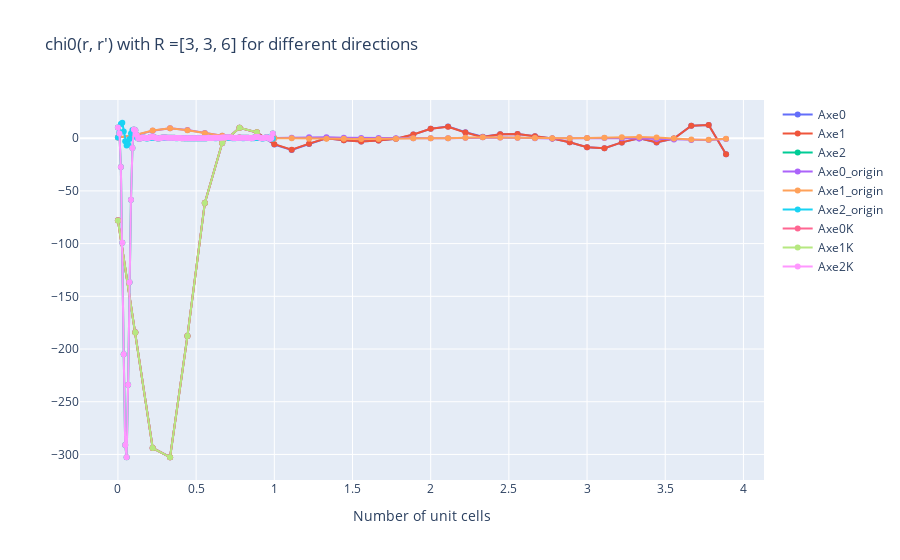

Notebook cell for this chart:
### Code cell
trace1 = go.Scatter(
                    x = X1_2D,
                    y = Y1_2D,
                    mode = "lines+markers",
                    name = "Axe0"
                    )

trace2 = go.Scatter(
                    x = X2_2D,
                    y = Y2_2D,
                    mode = "lines+markers",
                    name = "Axe1"
                    )

trace3 = go.Scatter(
                    x = X3_2D,
                    y = Y3_2D,
                    mode = "lines+markers",
                    name = "Axe2"
                    )

trace4 = go.Scatter(
                    x = X1_2D,
                    y = Y4_2D,
                    mode = "lines+markers",
                    name = "Axe0_origin"
                    )

trace5 = go.Scatter(
                    x = X2_2D,
                    y = Y5_2D,
                    mode = "lines+markers",
                    name = "Axe1_origin"
                    )

trace6 = go.Scatter(
                    x = X3_2D,
                    y = Y6_2D,
                    mode = "lines+markers",
                    name = "Axe2_origin"
                    )

trace7 = go.Scatter(
                    x = X1R,
                    y = Y1_2DK,
                    mode = "lines+markers",
                    name = "Axe0K"
                    )

trace8 = go.Scatter(
                    x = X2R,
                    y = Y2_2DK,
                    mode = "lines+markers",
                    name = "Axe1K"
                    )

trace9 = go.Scatter(
                    x = X3R,
                    y = Y3_2DK,
                    mode = "lines+markers",
                    name = "Axe2K"
                    )



data = [trace1, trace2, trace3, trace4, trace5, trace6, trace7, trace8, trace9]
layout = dict(title = 'chi0(r, r\') with R ='+str(R_2D)+' for different directions',
              xaxis= dict(title= 'Number of unit cells',ticklen= 5,zeroline= False),
             )
fig = go.Figure(dict(data = data, layout = layout))
fig.show()
